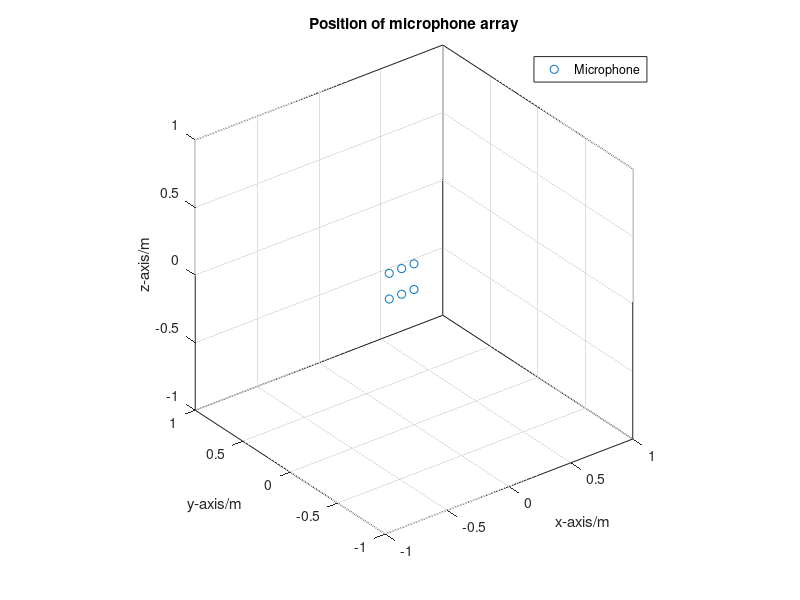

MATLAB code for this plot:
% classdef FreeField_20180202_01_ULA_configurable < FreeFieldArray
%         properties (SetAccess=protected)
%             % properties from ElobesMicArray
%             sensorCartesianPositionsDefault
%             refChan
%     
%             % properties from BinauralArray
%             refChanLeft
%             refChanRight
%             channelsLeft
%             channelsRight
%         end
%     methods
%         function[obj] = FreeField_20180202_01_ULA_configurable(nSensors,sensorSpacing)
%        
%             % Use superclass to create the object
%             obj = obj@FreeFieldArray();
%             
%             % Populate the parameters
%             obj.sensorCartesianPositionsDefault = predefinedSensorPositions(nSensors,sensorSpacing);
%             obj.refChan = 1;  % reference is the origin
%         end
%     end
%     
% end

nSensors = 6;
sensorSpacing = 0.10;

for i = 1:3
x_pos = 0.10 * (0:-1:-(3-1)).';
y_pos = zeros(3,1);
z_pos = zeros(3,1);
end
sensor_pos = [x_pos, y_pos, z_pos ];
for i = 4:6
x_pos_bot = sensorSpacing * (0:-1:-(3-1)).';
y_pos_bot = zeros(3,1);
z_pos_bot = 0.19 * ones(3,1);
end
sensor_pos_bot = [x_pos_bot,y_pos_bot,z_pos_bot]; % [x,y,z] offsets of sensors
final_pos = [sensor_pos; sensor_pos_bot];

figure;
plot3(final_pos(:,1),final_pos(:,2),final_pos(:,3),'o');
hold on;
Room = [8 8 4];			% Room dimensions [x y z] (m) 
axis([-1 1 -1 1 -1 1]);
xlabel("x-axis/m"); ylabel("y-axis/m"); zlabel("z-axis/m");
legend('Microphone')
title("Position of microphone array");
grid on; box on; axis square;hold off;

% function[sensor_pos] = predefinedSensorPositions(nSensors,sensorSpacing)
% % evaluate to determine the postitions of the elements relative to
% % the origin
% % to number from left to right from listener perspective align with y-axis
% 
% %halfN = (nSensors-1)/2;
% %if rem(halfN,1)~=0, error('nSensors must be odd'),end
% x_pos = sensorSpacing * (0:-1:-(nSensors-1)).';
% y_pos = zeros(nSensors,1);
% z_pos = zeros(nSensors,1);
% 
% sensor_pos = [x_pos,y_pos,z_pos]; % [x,y,z] offsets of sensors
% end